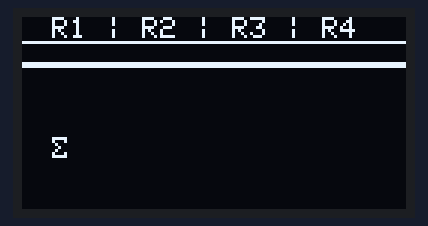
This sketch was run on a simulated Arduino Uno, built with avr-gcc and run on an emulated ATmega328P. Shown: 128×64 one-colour display.

Above: at 2.1 s.

The sketch:

pantallaOLED.ino
```cpp
#include <Wire.h>
#include <Adafruit_GFX.h>
#include <Adafruit_SSD1306.h>

#define SCREEN_WIDTH 128 // OLED display width, in pixels
#define SCREEN_HEIGHT 64 // OLED display height, in pixels

// Declaration for an SSD1306 display connected to I2C (SDA, SCL pins)
Adafruit_SSD1306 display(SCREEN_WIDTH, SCREEN_HEIGHT, &Wire, -1);

void setup() {
  Serial.begin(115200);

  if(!display.begin(SSD1306_SWITCHCAPVCC, 0x3C)) { // Address 0x3D for 128x64
    Serial.println(F("SSD1306 allocation failed"));
    for(;;);
  }
  delay(2000);
  display.clearDisplay();

  display.setTextSize(1);
  display.setTextColor(WHITE);
  display.setCursor(10, 0);
  display.println("R1 | R2 | R3 | R4");
  display.drawLine(0, 8, 128, 8, WHITE);
  // Display static text
  display.drawLine(0, 15, 128, 15, WHITE);
  display.drawLine(0, 16, 128, 16, WHITE);
  display.setCursor(10, 40);
  display.cp437(true);
  display.write(228);
  display.display();
}

void loop() {

}
```
